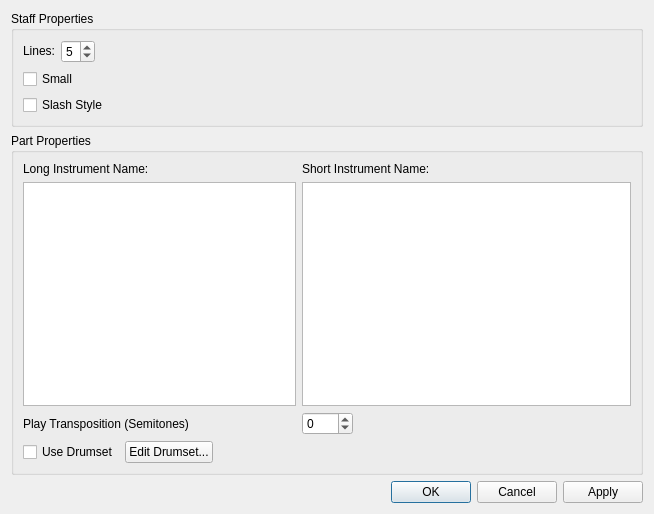
<ui version="4.0" >
 <class>EditStaffBase</class>
 <widget class="QDialog" name="EditStaffBase" >
  <property name="geometry" >
   <rect>
    <x>0</x>
    <y>0</y>
    <width>654</width>
    <height>514</height>
   </rect>
  </property>
  <property name="windowTitle" >
   <string>MuseScore: Edit Staff/Part Properties</string>
  </property>
  <layout class="QVBoxLayout" >
   <item>
    <widget class="QGroupBox" name="groupBox" >
     <property name="title" >
      <string>Staff Properties</string>
     </property>
     <property name="flat" >
      <bool>true</bool>
     </property>
     <layout class="QVBoxLayout" name="verticalLayout" >
      <item>
       <layout class="QHBoxLayout" >
        <item>
         <widget class="QLabel" name="label" >
          <property name="sizePolicy" >
           <sizepolicy vsizetype="Fixed" hsizetype="Preferred" >
            <horstretch>0</horstretch>
            <verstretch>0</verstretch>
           </sizepolicy>
          </property>
          <property name="text" >
           <string>Lines:</string>
          </property>
          <property name="alignment" >
           <set>Qt::AlignRight|Qt::AlignTrailing|Qt::AlignVCenter</set>
          </property>
         </widget>
        </item>
        <item>
         <widget class="QSpinBox" name="lines" >
          <property name="sizePolicy" >
           <sizepolicy vsizetype="Preferred" hsizetype="Minimum" >
            <horstretch>0</horstretch>
            <verstretch>0</verstretch>
           </sizepolicy>
          </property>
          <property name="minimum" >
           <number>1</number>
          </property>
          <property name="maximum" >
           <number>9</number>
          </property>
          <property name="value" >
           <number>5</number>
          </property>
         </widget>
        </item>
        <item>
         <spacer>
          <property name="orientation" >
           <enum>Qt::Horizontal</enum>
          </property>
          <property name="sizeHint" stdset="0" >
           <size>
            <width>40</width>
            <height>20</height>
           </size>
          </property>
         </spacer>
        </item>
       </layout>
      </item>
      <item>
       <widget class="QCheckBox" name="small" >
        <property name="sizePolicy" >
         <sizepolicy vsizetype="Fixed" hsizetype="Minimum" >
          <horstretch>0</horstretch>
          <verstretch>0</verstretch>
         </sizepolicy>
        </property>
        <property name="text" >
         <string>Small</string>
        </property>
       </widget>
      </item>
      <item>
       <widget class="QCheckBox" name="slashStyle" >
        <property name="text" >
         <string>Slash Style</string>
        </property>
       </widget>
      </item>
     </layout>
    </widget>
   </item>
   <item>
    <widget class="QGroupBox" name="groupBox_2" >
     <property name="title" >
      <string>Part Properties</string>
     </property>
     <property name="flat" >
      <bool>true</bool>
     </property>
     <layout class="QGridLayout" >
      <item row="0" column="0" >
       <widget class="QLabel" name="label_3" >
        <property name="text" >
         <string>Long Instrument Name:</string>
        </property>
       </widget>
      </item>
      <item row="0" column="1" colspan="2" >
       <widget class="QLabel" name="label_4" >
        <property name="text" >
         <string>Short Instrument Name:</string>
        </property>
       </widget>
      </item>
      <item row="1" column="0" >
       <widget class="QTextEdit" name="longName" >
        <property name="sizePolicy" >
         <sizepolicy vsizetype="Ignored" hsizetype="Expanding" >
          <horstretch>0</horstretch>
          <verstretch>0</verstretch>
         </sizepolicy>
        </property>
        <property name="undoRedoEnabled" >
         <bool>false</bool>
        </property>
        <property name="lineWrapMode" >
         <enum>QTextEdit::NoWrap</enum>
        </property>
       </widget>
      </item>
      <item row="1" column="1" colspan="2" >
       <widget class="QTextEdit" name="shortName" >
        <property name="sizePolicy" >
         <sizepolicy vsizetype="Expanding" hsizetype="Expanding" >
          <horstretch>0</horstretch>
          <verstretch>0</verstretch>
         </sizepolicy>
        </property>
        <property name="undoRedoEnabled" >
         <bool>false</bool>
        </property>
        <property name="lineWrapMode" >
         <enum>QTextEdit::NoWrap</enum>
        </property>
       </widget>
      </item>
      <item row="2" column="0" >
       <widget class="QLabel" name="label_2" >
        <property name="text" >
         <string>Play Transposition (Semitones)</string>
        </property>
       </widget>
      </item>
      <item row="2" column="1" >
       <widget class="QSpinBox" name="transposition" >
        <property name="minimum" >
         <number>-127</number>
        </property>
       </widget>
      </item>
      <item row="2" column="2" >
       <spacer>
        <property name="orientation" >
         <enum>Qt::Horizontal</enum>
        </property>
        <property name="sizeHint" stdset="0" >
         <size>
          <width>161</width>
          <height>20</height>
         </size>
        </property>
       </spacer>
      </item>
      <item row="3" column="0" colspan="3" >
       <layout class="QHBoxLayout" >
        <item>
         <widget class="QCheckBox" name="useDrumset" >
          <property name="text" >
           <string>Use Drumset</string>
          </property>
         </widget>
        </item>
        <item>
         <widget class="QPushButton" name="editDrumset" >
          <property name="sizePolicy" >
           <sizepolicy vsizetype="Preferred" hsizetype="Minimum" >
            <horstretch>0</horstretch>
            <verstretch>0</verstretch>
           </sizepolicy>
          </property>
          <property name="text" >
           <string>Edit Drumset...</string>
          </property>
         </widget>
        </item>
        <item>
         <spacer>
          <property name="orientation" >
           <enum>Qt::Horizontal</enum>
          </property>
          <property name="sizeHint" stdset="0" >
           <size>
            <width>301</width>
            <height>20</height>
           </size>
          </property>
         </spacer>
        </item>
       </layout>
      </item>
     </layout>
    </widget>
   </item>
   <item>
    <widget class="QDialogButtonBox" name="buttonBox" >
     <property name="orientation" >
      <enum>Qt::Horizontal</enum>
     </property>
     <property name="standardButtons" >
      <set>QDialogButtonBox::Apply|QDialogButtonBox::Cancel|QDialogButtonBox::Ok</set>
     </property>
    </widget>
   </item>
  </layout>
 </widget>
 <tabstops>
  <tabstop>lines</tabstop>
  <tabstop>small</tabstop>
  <tabstop>useDrumset</tabstop>
  <tabstop>editDrumset</tabstop>
  <tabstop>buttonBox</tabstop>
 </tabstops>
 <resources/>
 <connections>
  <connection>
   <sender>buttonBox</sender>
   <signal>accepted()</signal>
   <receiver>EditStaffBase</receiver>
   <slot>accept()</slot>
   <hints>
    <hint type="sourcelabel" >
     <x>248</x>
     <y>254</y>
    </hint>
    <hint type="destinationlabel" >
     <x>157</x>
     <y>274</y>
    </hint>
   </hints>
  </connection>
  <connection>
   <sender>buttonBox</sender>
   <signal>rejected()</signal>
   <receiver>EditStaffBase</receiver>
   <slot>reject()</slot>
   <hints>
    <hint type="sourcelabel" >
     <x>316</x>
     <y>260</y>
    </hint>
    <hint type="destinationlabel" >
     <x>286</x>
     <y>274</y>
    </hint>
   </hints>
  </connection>
 </connections>
</ui>
